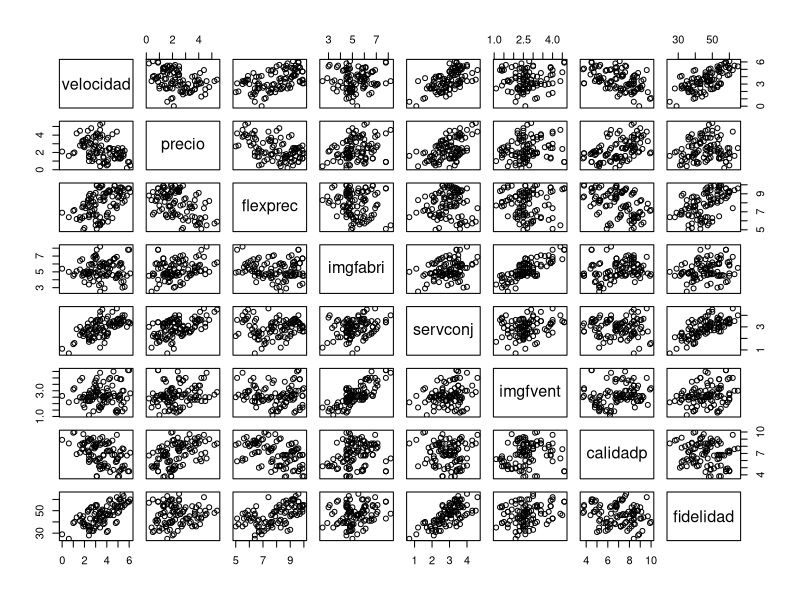
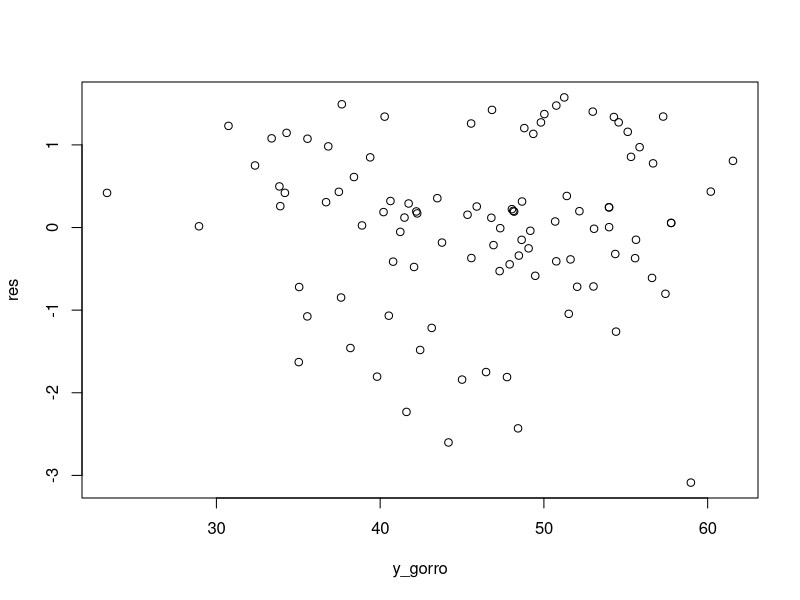
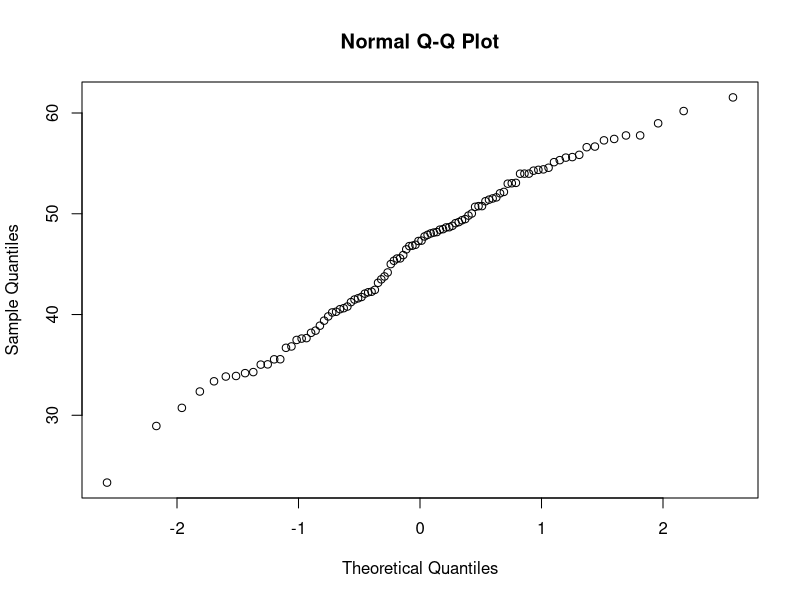
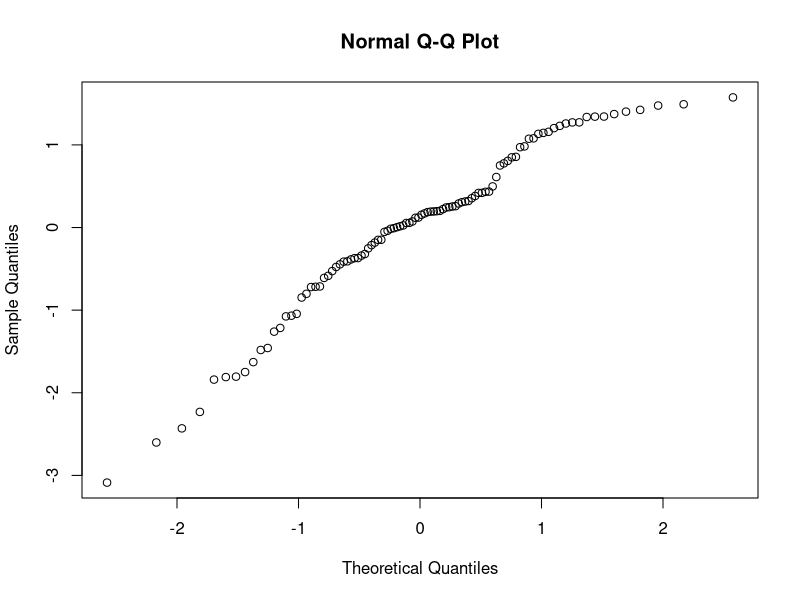
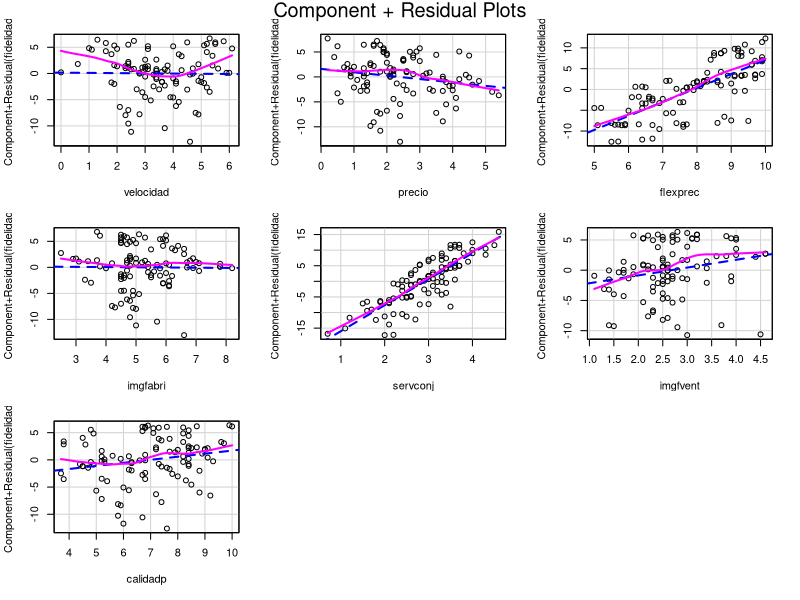

The R script that drew these images, in order:
#' Ejercicios Ana Buendia 5 de Mayo

hatco <- read.csv(file="hatco2.csv", header=TRUE, as.is=NA)
#'hatco

#' Ejercicio 1

plot(hatco[,c(6:13)])
#' Parece que velocidad y fidelidad tiene relacion lineal, asi com calidad y velocidad

#' Ejercicio 2
mod1<-lm(fidelidad~velocidad+precio+flexprec+imgfabri+servconj+imgfvent+calidadp,hatco)
mod1

summary(mod1)

anova(mod1)

#' Ejercicio 3

mod2<-lm(fidelidad~precio+flexprec+imgfabri+servconj+imgfvent+calidadp,hatco)
mod2

summary(mod2)

anova(mod2)
#' Por el pvalor asociado a precio no se rechaza la hipotesis H0 al 5% de significacion, al resto si se rechaza

#' Ejercicio 4

summary(mod1)
#' Se rechaza la hipotesis al 5% de significacion, pero al 1% no

#' Ejercicio 5

res <- rstandard(mod1)
y_gorro <- mod1$fitted.values

plot(y_gorro, res)
#' No se distingue ninguna forma en la nube de puntos

#' Ejercicio 6

library("lmtest")

dwtest(mod1)

#' Ejercicio 7

kstestres <- ks.test(y_gorro, res)
kstestres

qqnorm(y_gorro)
qqnorm(res)
#' El qqnorm parece bastante lineal, luego parece que sigue una normal (mas o menos, siendo optimistas)

#' Ejercicio 8

library("car")

crPlots(mod1)

#' Ejercicio 9
